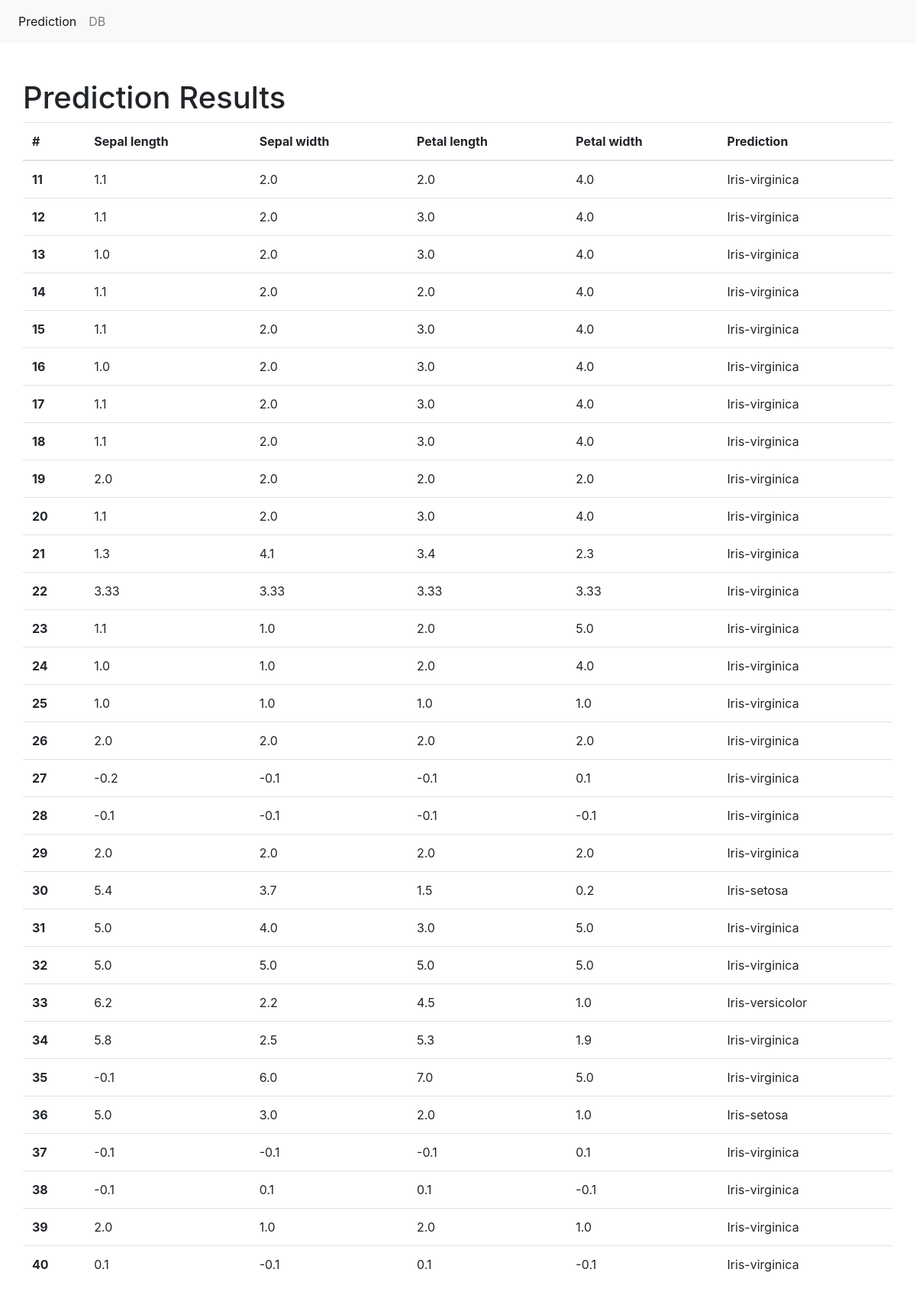
The app's page /results/ with its own data.
### predict/models.py (models this page shows, shortened)
class PredResults(models.Model):
    sepal_length = models.FloatField()
    sepal_width = models.FloatField()
    petal_length = models.FloatField()
    petal_width = models.FloatField()
    classification = models.CharField(max_length=30)

### predict/views.py (the view)
# urls.py: path('results/', views.view_results, name='results'),
def view_results(request):
    data = {"dataset": PredResults.objects.all()}
    return render(request, "results.html", data)

### templates/results.html
{% extends "base.html" %}
{% block main %}
    <div class="container pt-5">
        <div class="row">
        <h1>Prediction Results</h1>
            <table class="table">
                <thead>
                <tr>
                <th scope="col">#</th>
                <th scope="col">Sepal length</th>
                <th scope="col">Sepal width</th>
                <th scope="col">Petal length</th>
                <th scope="col">Petal width</th>
                <th scope="col">Prediction</th>
                </tr>
                </thead>
                <tbody>
                {% for data in dataset %}
                    <tr>
                    <th scope="row">{{ data.id }}</th>
                    <td>{{ data.sepal_length }}</td>
                    <td>{{ data.sepal_width }}</td>
                    <td>{{ data.petal_length }}</td>
                    <td>{{ data.petal_width }}</td>
                    <td>{{ data.classification }}</td>
                    </tr>
                {% endfor %}
                </tbody>
            </table>
        </div>
    </div>
{% endblock %}

### templates/base.html (shortened to what this page needs)
<!doctype html>
<html lang="en">
    <head>
    <link rel="stylesheet" href="https://stackpath.bootstrapcdn.com/bootstrap/4.4.1/css/bootstrap.min.css">
    </head>
    <body>
    <nav class="navbar navbar-expand-lg navbar-light bg-light">
        <div class="collapse navbar-collapse" id="navbarSupportedContent">
            <ul class="navbar-nav mr-auto">
                <li class="nav-item active">
                    <a class="nav-link" href="/">Prediction <span class="sr-only">(current)</span></a>
                </li>
                <li class="nav-item">
                    <a class="nav-link" href="/results">DB</a>
                </li>
            </ul>
        </div>
    </nav>
    {% block main %}
    {% endblock %}
    </body>
</html>

### records on screen
PredResults: id "11", sepal_length "1.1", sepal_width "2.0", petal_length "2.0", petal_width "4.0", classification "Iris-virginica"
PredResults: id "12", sepal_length "1.1", sepal_width "2.0", petal_length "3.0", petal_width "4.0", classification "Iris-virginica"
PredResults: id "13", sepal_length "1.0", sepal_width "2.0", petal_length "3.0", petal_width "4.0", classification "Iris-virginica"
PredResults: id "14", sepal_length "1.1", sepal_width "2.0", petal_length "2.0", petal_width "4.0", classification "Iris-virginica"
PredResults: id "15", sepal_length "1.1", sepal_width "2.0", petal_length "3.0", petal_width "4.0", classification "Iris-virginica"
PredResults: id "16", sepal_length "1.0", sepal_width "2.0", petal_length "3.0", petal_width "4.0", classification "Iris-virginica"
PredResults: id "17", sepal_length "1.1", sepal_width "2.0", petal_length "3.0", petal_width "4.0", classification "Iris-virginica"
PredResults: id "18", sepal_length "1.1", sepal_width "2.0", petal_length "3.0", petal_width "4.0", classification "Iris-virginica"
PredResults: id "19", sepal_length "2.0", sepal_width "2.0", petal_length "2.0", petal_width "2.0", classification "Iris-virginica"
PredResults: id "20", sepal_length "1.1", sepal_width "2.0", petal_length "3.0", petal_width "4.0", classification "Iris-virginica"
PredResults: id "21", sepal_length "1.3", sepal_width "4.1", petal_length "3.4", petal_width "2.3", classification "Iris-virginica"
PredResults: id "22", sepal_length "3.33", sepal_width "3.33", petal_length "3.33", petal_width "3.33", classification "Iris-virginica"
PredResults: id "23", sepal_length "1.1", sepal_width "1.0", petal_length "2.0", petal_width "5.0", classification "Iris-virginica"
PredResults: id "24", sepal_length "1.0", sepal_width "1.0", petal_length "2.0", petal_width "4.0", classification "Iris-virginica"
PredResults: id "25", sepal_length "1.0", sepal_width "1.0", petal_length "1.0", petal_width "1.0", classification "Iris-virginica"
PredResults: id "26", sepal_length "2.0", sepal_width "2.0", petal_length "2.0", petal_width "2.0", classification "Iris-virginica"
PredResults: id "27", sepal_length "-0.2", sepal_width "-0.1", petal_length "-0.1", petal_width "0.1", classification "Iris-virginica"
PredResults: id "28", sepal_length "-0.1", sepal_width "-0.1", petal_length "-0.1", petal_width "-0.1", classification "Iris-virginica"
PredResults: id "29", sepal_length "2.0", sepal_width "2.0", petal_length "2.0", petal_width "2.0", classification "Iris-virginica"
PredResults: id "30", sepal_length "5.4", sepal_width "3.7", petal_length "1.5", petal_width "0.2", classification "Iris-setosa"
PredResults: id "31", sepal_length "5.0", sepal_width "4.0", petal_length "3.0", petal_width "5.0", classification "Iris-virginica"
PredResults: id "32", sepal_length "5.0", sepal_width "5.0", petal_length "5.0", petal_width "5.0", classification "Iris-virginica"
PredResults: id "33", sepal_length "6.2", sepal_width "2.2", petal_length "4.5", petal_width "1.0", classification "Iris-versicolor"
PredResults: id "34", sepal_length "5.8", sepal_width "2.5", petal_length "5.3", petal_width "1.9", classification "Iris-virginica"
PredResults: id "35", sepal_length "-0.1", sepal_width "6.0", petal_length "7.0", petal_width "5.0", classification "Iris-virginica"
PredResults: id "36", sepal_length "5.0", sepal_width "3.0", petal_length "2.0", petal_width "1.0", classification "Iris-setosa"
PredResults: id "37", sepal_length "-0.1", sepal_width "-0.1", petal_length "-0.1", petal_width "0.1", classification "Iris-virginica"
PredResults: id "38", sepal_length "-0.1", sepal_width "0.1", petal_length "0.1", petal_width "-0.1", classification "Iris-virginica"
PredResults: id "39", sepal_length "2.0", sepal_width "1.0", petal_length "2.0", petal_width "1.0", classification "Iris-virginica"
PredResults: id "40", sepal_length "0.1", sepal_width "-0.1", petal_length "0.1", petal_width "-0.1", classification "Iris-virginica"
